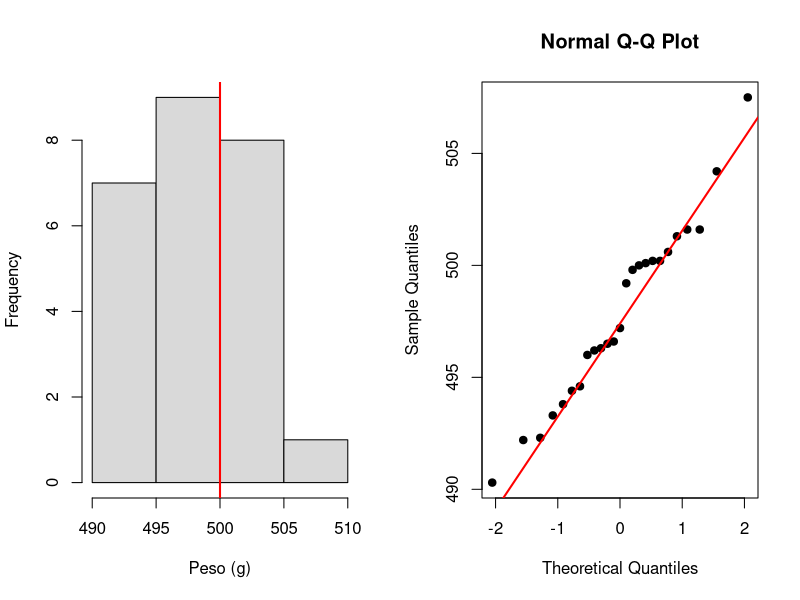

The R script that drew this image:
# Teste t para uma amostra: exemplo completo ----
# Pacote: apenas o stats (já vem com o R).

# 1. Dados: peso líquido de 25 pacotes (g). Valor nominal: 500 g (dados fictícios)
peso <- c(492.2, 493.3, 500.6, 490.3, 499.8, 499.2, 501.3, 496.2, 500.0, 492.3,
          501.6, 500.2, 496.3, 497.2, 493.8, 500.1, 494.6, 504.2, 494.4, 496.0,
          501.6, 496.6, 500.2, 507.5, 496.5)
mu0 <- 500
c(n = length(peso), media = mean(peso), dp = sd(peso), mediana = median(peso))

# 2. Diagnóstico gráfico, antes do teste
par(mfrow = c(1, 2))
hist(peso, col = "gray85", xlab = "Peso (g)", main = ""); abline(v = mu0, col = "red", lwd = 2)
qqnorm(peso, pch = 19); qqline(peso, col = "red", lwd = 2)
par(mfrow = c(1, 1))

# 3. Pressuposto de normalidade
shapiro.test(peso)

# 4. Teste t bilateral
t.test(peso, mu = mu0)

# 5. Cálculo manual
n <- length(peso); ep <- sd(peso) / sqrt(n)
t <- (mean(peso) - mu0) / ep
c(erro_padrao = ep, t = t, gl = n - 1, valor_p = 2 * pt(abs(t), n - 1, lower.tail = FALSE))

# 6. Versão unilateral: o interesse é saber se o peso está ABAIXO do nominal
t.test(peso, mu = mu0, alternative = "less")

# 7. Tamanho do efeito e poder
d <- (mean(peso) - mu0) / sd(peso)
d
# install.packages("pwr")
# pwr::pwr.t.test(n = n, d = d, sig.level = 0.05, type = "one.sample")

# 8. Alternativas não paramétricas
wilcox.test(peso, mu = mu0)
binom.test(sum(peso < mu0), sum(peso != mu0))      # teste do sinal
